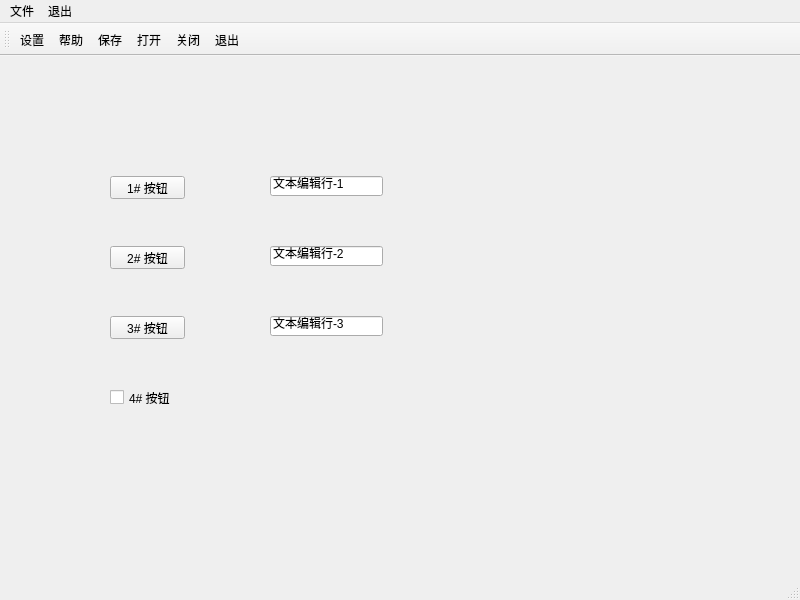
<?xml version="1.0" encoding="UTF-8"?>
<ui version="4.0">
 <class>MainWindow</class>
 <widget class="QMainWindow" name="MainWindow">
  <property name="geometry">
   <rect>
    <x>0</x>
    <y>0</y>
    <width>800</width>
    <height>600</height>
   </rect>
  </property>
  <property name="windowTitle">
   <string>数字图像处理</string>
  </property>
  <property name="windowIcon">
   <iconset>
    <normaloff>C:/Users/lenovo/.designer/image/youcans.png</normaloff>C:/Users/lenovo/.designer/image/youcans.png</iconset>
  </property>
  <widget class="QWidget" name="centralwidget">
   <widget class="QPushButton" name="pushButton_1">
    <property name="geometry">
     <rect>
      <x>110</x>
      <y>120</y>
      <width>75</width>
      <height>23</height>
     </rect>
    </property>
    <property name="text">
     <string>1# 按钮</string>
    </property>
   </widget>
   <widget class="QPushButton" name="pushButton_2">
    <property name="geometry">
     <rect>
      <x>110</x>
      <y>190</y>
      <width>75</width>
      <height>23</height>
     </rect>
    </property>
    <property name="text">
     <string>2# 按钮</string>
    </property>
   </widget>
   <widget class="QPushButton" name="pushButton_3">
    <property name="geometry">
     <rect>
      <x>110</x>
      <y>260</y>
      <width>75</width>
      <height>23</height>
     </rect>
    </property>
    <property name="text">
     <string>3# 按钮</string>
    </property>
   </widget>
   <widget class="QCheckBox" name="checkBox_4">
    <property name="geometry">
     <rect>
      <x>110</x>
      <y>330</y>
      <width>75</width>
      <height>23</height>
     </rect>
    </property>
    <property name="text">
     <string>4# 按钮</string>
    </property>
   </widget>
   <widget class="QLineEdit" name="lineEdit_1">
    <property name="geometry">
     <rect>
      <x>270</x>
      <y>120</y>
      <width>113</width>
      <height>20</height>
     </rect>
    </property>
    <property name="text">
     <string>文本编辑行-1</string>
    </property>
   </widget>
   <widget class="QLineEdit" name="lineEdit_2">
    <property name="geometry">
     <rect>
      <x>270</x>
      <y>190</y>
      <width>113</width>
      <height>20</height>
     </rect>
    </property>
    <property name="text">
     <string>文本编辑行-2</string>
    </property>
   </widget>
   <widget class="QLineEdit" name="lineEdit_3">
    <property name="geometry">
     <rect>
      <x>270</x>
      <y>260</y>
      <width>113</width>
      <height>20</height>
     </rect>
    </property>
    <property name="text">
     <string>文本编辑行-3</string>
    </property>
   </widget>
  </widget>
  <widget class="QMenuBar" name="menubar">
   <property name="geometry">
    <rect>
     <x>0</x>
     <y>0</y>
     <width>800</width>
     <height>22</height>
    </rect>
   </property>
   <widget class="QMenu" name="menu">
    <property name="geometry">
     <rect>
      <x>242</x>
      <y>117</y>
      <width>114</width>
      <height>101</height>
     </rect>
    </property>
    <property name="title">
     <string>文件</string>
    </property>
    <addaction name="actionOpen"/>
    <addaction name="actionSave"/>
    <addaction name="actionClose"/>
   </widget>
   <widget class="QMenu" name="menumenuQuit">
    <property name="title">
     <string>退出</string>
    </property>
    <addaction name="actionQuit"/>
   </widget>
   <addaction name="menu"/>
   <addaction name="menumenuQuit"/>
  </widget>
  <widget class="QStatusBar" name="statusbar"/>
  <widget class="QToolBar" name="toolBar">
   <property name="windowTitle">
    <string>toolBar</string>
   </property>
   <attribute name="toolBarArea">
    <enum>TopToolBarArea</enum>
   </attribute>
   <attribute name="toolBarBreak">
    <bool>false</bool>
   </attribute>
   <addaction name="actionactionSetup"/>
   <addaction name="actionactionHelp"/>
   <addaction name="actionSave"/>
   <addaction name="actionOpen"/>
   <addaction name="actionClose"/>
   <addaction name="actionQuit"/>
  </widget>
  <action name="actionOpen">
   <property name="text">
    <string>打开</string>
   </property>
  </action>
  <action name="actionSave">
   <property name="text">
    <string>保存</string>
   </property>
  </action>
  <action name="actionClose">
   <property name="text">
    <string>关闭</string>
   </property>
  </action>
  <action name="actionQuit">
   <property name="text">
    <string>退出</string>
   </property>
  </action>
  <action name="actionactionSetup">
   <property name="text">
    <string>actionSetup</string>
   </property>
   <property name="iconText">
    <string>设置</string>
   </property>
   <property name="toolTip">
    <string>actionSetup</string>
   </property>
  </action>
  <action name="actionactionHelp">
   <property name="text">
    <string>actionHelp</string>
   </property>
   <property name="iconText">
    <string>帮助</string>
   </property>
  </action>
 </widget>
 <resources/>
 <connections>
  <connection>
   <sender>actionQuit</sender>
   <signal>triggered()</signal>
   <receiver>MainWindow</receiver>
   <slot>close()</slot>
   <hints>
    <hint type="sourcelabel">
     <x>-1</x>
     <y>-1</y>
    </hint>
    <hint type="destinationlabel">
     <x>399</x>
     <y>299</y>
    </hint>
   </hints>
  </connection>
  <connection>
   <sender>pushButton_1</sender>
   <signal>clicked()</signal>
   <receiver>lineEdit_1</receiver>
   <slot>clear()</slot>
   <hints>
    <hint type="sourcelabel">
     <x>158</x>
     <y>175</y>
    </hint>
    <hint type="destinationlabel">
     <x>283</x>
     <y>177</y>
    </hint>
   </hints>
  </connection>
  <connection>
   <sender>pushButton_2</sender>
   <signal>clicked()</signal>
   <receiver>MainWindow</receiver>
   <slot>click_pushButton_2()</slot>
   <hints>
    <hint type="sourcelabel">
     <x>162</x>
     <y>248</y>
    </hint>
    <hint type="destinationlabel">
     <x>68</x>
     <y>246</y>
    </hint>
   </hints>
  </connection>
  <connection>
   <sender>pushButton_3</sender>
   <signal>clicked()</signal>
   <receiver>MainWindow</receiver>
   <slot>click_pushButton_3()</slot>
   <hints>
    <hint type="sourcelabel">
     <x>136</x>
     <y>317</y>
    </hint>
    <hint type="destinationlabel">
     <x>67</x>
     <y>316</y>
    </hint>
   </hints>
  </connection>
  <connection>
   <sender>checkBox_4</sender>
   <signal>clicked(bool)</signal>
   <receiver>checkBox_4</receiver>
   <slot>setChecked(bool)</slot>
   <hints>
    <hint type="sourcelabel">
     <x>120</x>
     <y>386</y>
    </hint>
    <hint type="destinationlabel">
     <x>120</x>
     <y>385</y>
    </hint>
   </hints>
  </connection>
  <connection>
   <sender>actionactionHelp</sender>
   <signal>triggered()</signal>
   <receiver>MainWindow</receiver>
   <slot>trigger_actHelp()</slot>
   <hints>
    <hint type="sourcelabel">
     <x>-1</x>
     <y>-1</y>
    </hint>
    <hint type="destinationlabel">
     <x>399</x>
     <y>299</y>
    </hint>
   </hints>
  </connection>
 </connections>
 <slots>
  <slot>click_pushButton_2()</slot>
  <slot>click_pushButton_1()</slot>
  <slot>click_pushButton_3()</slot>
  <slot>click_pushButton_4()</slot>
  <slot>trigger_actHelp()</slot>
 </slots>
</ui>
